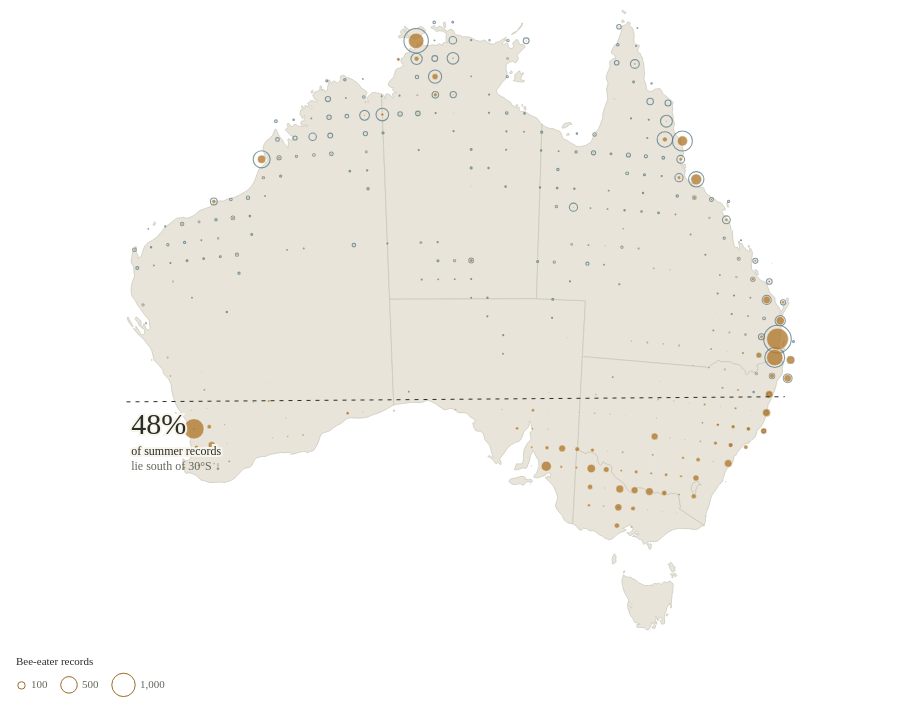

Specify this chart in Vega-Lite:
### Vega-Lite specification from a JSON file in a GitHub repository (floating-point values rounded to 4 significant figures; data arrays with more than 128 entries replaced by an {"elided": "..."} marker saying what was removed)
{"$schema": "https://vega.github.io/schema/vega-lite/v5.json", "width": 904, "height": 620, "padding": 8, "config": {"background": "transparent", "font": "Bricolage Grotesque", "view": {"stroke": null}, "axis": {"labelFont": "Bricolage Grotesque", "titleFont": "Bricolage Grotesque", "labelFontSize": 12, "titleFontSize": 12, "titleFontWeight": 500, "labelColor": "#60665c", "titleColor": "#292e27", "domain": false, "ticks": false, "gridColor": "#e0dccf", "gridOpacity": 0.75, "labelPadding": 8, "titlePadding": 14}, "legend": {"labelFont": "Bricolage Grotesque", "titleFont": "Bricolage Grotesque", "labelFontSize": 11, "titleFontSize": 11, "titleFontWeight": 500, "labelColor": "#60665c", "titleColor": "#292e27", "gradientThickness": 9, "gradientLength": 130, "padding": 8}, "title": {"font": "Bricolage Grotesque", "color": "#292e27", "fontSize": 15, "fontWeight": 500, "anchor": "start"}}, "description": "Proportional-symbol map of rainbow bee-eater records in one-degree squares for the chosen season, with the opposite season drawn as hollow rings. Circle area represents count, on one fixed scale.", "params": [{"name": "season", "value": "Summer"}], "projection": {"type": "conicEqualArea", "parallels": [-18, -36], "rotate": [-134, 0, 0], "center": [0, -28]}, "layer": [{"data": {"values": [{"type": "Feature", "properties": {"name": "Western Australia", "code": "WA"}, "geometry": {"type": "MultiPolygon", "coordinates": {"elided": "5 rows, 876 float values in total"}}}, {"type": "Feature", "properties": {"name": "Northern Territory", "code": "NT"}, "geometry": {"type": "MultiPolygon", "coordinates": {"elided": "11 rows, 718 float values in total"}}}, {"type": "Feature", "properties": {"name": "South Australia", "code": "SA"}, "geometry": {"type": "MultiPolygon", "coordinates": {"elided": "2 rows, 390 float values in total"}}}, {"type": "Feature", "properties": {"name": "Queensland", "code": "QLD"}, "geometry": {"type": "MultiPolygon", "coordinates": {"elided": "15 rows, 862 float values in total"}}}, {"type": "Feature", "properties": {"name": "Tasmania", "code": "TAS"}, "geometry": {"type": "MultiPolygon", "coordinates": {"elided": "9 rows, 528 float values in total"}}}, {"type": "Feature", "properties": {"name": "Victoria", "code": "VIC"}, "geometry": {"type": "MultiPolygon", "coordinates": {"elided": "3 rows, 390 float values in total"}}}, {"type": "Feature", "properties": {"name": "Australian Capital Territory", "code": "ACT"}, "geometry": {"type": "Polygon", "coordinates": [[[149.4, -35.33], [149.4, -35.36], [149.3, -35.35], [149.2, -35.38], [149.1, -35.44], [149.1, -35.51], [149.1, -35.58], [149.1, -35.61], [149.1, -35.83], [149.1, -35.91], [148.9, -35.89], [148.9, -35.82], [148.9, -35.74], [148.9, -35.75], [148.8, -35.71], [148.8, -35.64], [148.8, -35.49], [148.8, -35.31], [149.1, -35.15], [149.2, -35.18], [149.2, -35.22], [149.3, -35.27], [149.4, -35.33]]]}}, {"type": "Feature", "properties": {"name": "New South Wales", "code": "NSW"}, "geometry": {"type": "Polygon", "coordinates": {"elided": "2 rows, 482 float values in total"}}}]}, "mark": {"type": "geoshape", "fill": "#e8e4d9", "stroke": "#c7c6b8", "strokeWidth": 0.7}}, {"data": {"values": {"elided": "1120 records"}}, "transform": [{"filter": "datum.season==={'Summer':'Winter','Winter':'Summer','Autumn':'Spring','Spring':'Autumn'}[season]"}], "mark": {"type": "circle", "filled": false, "strokeWidth": 1.1, "opacity": 0.75}, "encoding": {"longitude": {"field": "longitude", "type": "quantitative"}, "latitude": {"field": "latitude", "type": "quantitative"}, "size": {"field": "count", "type": "quantitative", "scale": {"domain": [0, 1387], "range": [0, 760]}, "legend": {"title": "Bee-eater records", "orient": "bottom", "direction": "horizontal", "values": [100, 500, 1000], "symbolFillColor": "#d9bd90", "symbolStrokeColor": "#9b6a26", "symbolStrokeWidth": 1, "symbolOpacity": 1}}, "color": {"field": "season", "type": "nominal", "scale": {"domain": ["Summer", "Autumn", "Winter", "Spring"], "range": ["#b0782c", "#8c5a86", "#557784", "#58723e"]}, "legend": null}, "tooltip": [{"field": "season", "title": "Season"}, {"field": "count", "title": "Bee-eater records", "format": ","}, {"field": "latitude", "title": "Latitude"}, {"field": "longitude", "title": "Longitude"}]}}, {"data": {"values": {"elided": "1120 records"}}, "transform": [{"filter": "datum.season===season"}], "mark": {"type": "circle", "opacity": 0.78, "stroke": "#f8f5ec", "strokeWidth": 0.6}, "encoding": {"longitude": {"field": "longitude", "type": "quantitative"}, "latitude": {"field": "latitude", "type": "quantitative"}, "size": {"field": "count", "type": "quantitative", "scale": {"domain": [0, 1387], "range": [0, 760]}, "legend": {"title": "Bee-eater records", "orient": "bottom", "direction": "horizontal", "values": [100, 500, 1000], "symbolFillColor": "#d9bd90", "symbolStrokeColor": "#9b6a26", "symbolStrokeWidth": 1, "symbolOpacity": 1}}, "color": {"field": "season", "type": "nominal", "scale": {"domain": ["Summer", "Autumn", "Winter", "Spring"], "range": ["#b0782c", "#8c5a86", "#557784", "#58723e"]}, "legend": null}, "tooltip": [{"field": "season", "title": "Season"}, {"field": "count", "title": "Bee-eater records", "format": ","}, {"field": "latitude", "title": "Latitude"}, {"field": "longitude", "title": "Longitude"}]}}, {"data": {"values": [{"longitude": 112, "latitude": -30}, {"longitude": 154, "latitude": -30}]}, "mark": {"type": "line", "strokeDash": [4, 5], "color": "#292e27", "strokeWidth": 1}, "encoding": {"longitude": {"field": "longitude", "type": "quantitative"}, "latitude": {"field": "latitude", "type": "quantitative"}}}, {"data": {"values": [{"month": 1, "label": "Jan", "season": "Summer", "count": 2655, "medianLatitude": -30, "southOf30": 1343, "southShare": 0.5058}, {"month": 2, "label": "Feb", "season": "Summer", "count": 2045, "medianLatitude": -28, "southOf30": 943, "southShare": 0.4611}, {"month": 3, "label": "Mar", "season": "Autumn", "count": 2367, "medianLatitude": -27, "southOf30": 607, "southShare": 0.2564}, {"month": 4, "label": "Apr", "season": "Autumn", "count": 2196, "medianLatitude": -19, "southOf30": 29, "southShare": 0.01321}, {"month": 5, "label": "May", "season": "Autumn", "count": 2469, "medianLatitude": -18, "southOf30": 6, "southShare": 0.00243}, {"month": 6, "label": "Jun", "season": "Winter", "count": 3254, "medianLatitude": -18, "southOf30": 5, "southShare": 0.001537}, {"month": 7, "label": "Jul", "season": "Winter", "count": 3653, "medianLatitude": -17, "southOf30": 9, "southShare": 0.002464}, {"month": 8, "label": "Aug", "season": "Winter", "count": 3757, "medianLatitude": -18, "southOf30": 96, "southShare": 0.02555}, {"month": 9, "label": "Sep", "season": "Spring", "count": 3724, "medianLatitude": -19, "southOf30": 444, "southShare": 0.1192}, {"month": 10, "label": "Oct", "season": "Spring", "count": 5620, "medianLatitude": -28, "southOf30": 2307, "southShare": 0.4105}, {"month": 11, "label": "Nov", "season": "Spring", "count": 3567, "medianLatitude": -30, "southOf30": 1784, "southShare": 0.5001}, {"month": 12, "label": "Dec", "season": "Summer", "count": 2392, "medianLatitude": -29, "southOf30": 1139, "southShare": 0.4762}]}, "transform": [{"filter": "datum.season===season"}, {"aggregate": [{"op": "sum", "field": "southOf30", "as": "south"}, {"op": "sum", "field": "count", "as": "n"}]}, {"calculate": "format(datum.south/datum.n,'.0%')", "as": "share"}, {"calculate": "'of '+lower(season)+' records'", "as": "what"}, {"calculate": "112.3", "as": "longitude"}, {"calculate": "-30", "as": "latitude"}], "layer": [{"mark": {"type": "text", "align": "left", "baseline": "top", "dy": 9, "fontSize": 30, "fontWeight": 500, "font": "Literata", "color": "#292e27", "stroke": "#f8f5ec", "strokeWidth": 4}, "encoding": {"longitude": {"field": "longitude", "type": "quantitative"}, "latitude": {"field": "latitude", "type": "quantitative"}, "text": {"field": "share"}}}, {"mark": {"type": "text", "align": "left", "baseline": "top", "dy": 9, "fontSize": 30, "fontWeight": 500, "font": "Literata", "color": "#292e27"}, "encoding": {"longitude": {"field": "longitude", "type": "quantitative"}, "latitude": {"field": "latitude", "type": "quantitative"}, "text": {"field": "share"}}}, {"mark": {"type": "text", "align": "left", "baseline": "top", "dy": 45, "fontSize": 12, "color": "#292e27", "stroke": "#f8f5ec", "strokeWidth": 4}, "encoding": {"longitude": {"field": "longitude", "type": "quantitative"}, "latitude": {"field": "latitude", "type": "quantitative"}, "text": {"field": "what"}}}, {"mark": {"type": "text", "align": "left", "baseline": "top", "dy": 45, "fontSize": 12, "color": "#292e27"}, "encoding": {"longitude": {"field": "longitude", "type": "quantitative"}, "latitude": {"field": "latitude", "type": "quantitative"}, "text": {"field": "what"}}}, {"mark": {"type": "text", "align": "left", "baseline": "top", "dy": 60, "fontSize": 12, "color": "#60665c"}, "encoding": {"longitude": {"field": "longitude", "type": "quantitative"}, "latitude": {"field": "latitude", "type": "quantitative"}, "text": {"value": "lie south of 30°S ↓"}}}]}]}
